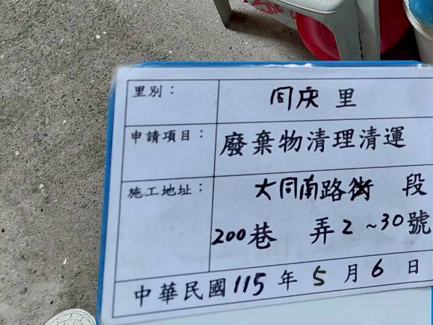
#> input picture 02_歷史程式與除錯圖片/debug_wb_crop.png, 433 x 325 px, found by its file name
$ python debug_measure_3.py
#> lines starting #> are read from the running program, lines starting #| are printed output that depends on the picture
import cv2
import numpy as np

wb_crop = cv2.imread("debug_wb_crop.png")
#> wb_crop is the input picture: shape (325, 433, 3); mean B, G, R 161, 146.6, 136.5
if wb_crop is not None:
    # Crop month "5"
    month_crop = wb_crop[270:310, 315:350]
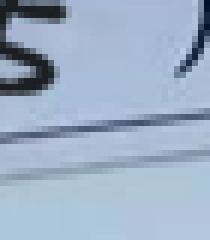
#> month_crop: shape (40, 35, 3) (shown 6 times larger); mean B, G, R 197.3, 174.8, 157.3
    cv2.imwrite("debug_month_crop_correct_2.png", month_crop)
    print("Saved debug_month_crop_correct_2.png")

$ run again, with 02_歷史程式與除錯圖片/debug_043_wb_2.png copied over 02_歷史程式與除錯圖片/debug_wb_crop.png
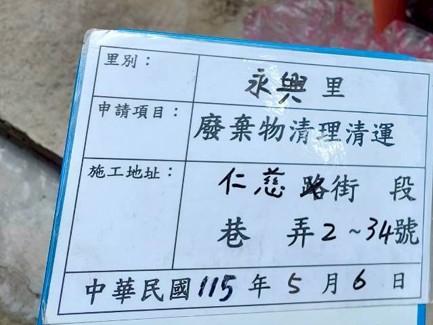
#> input picture 02_歷史程式與除錯圖片/debug_043_wb_2.png, 433 x 325 px, found by its file name
#> wb_crop is the input picture: shape (325, 433, 3); mean B, G, R 197.1, 178.1, 159.3
#> `month_crop = wb_crop[270:310, 315:350]`:
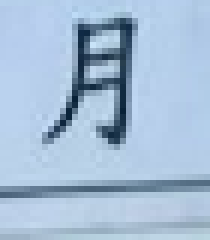
#> month_crop: shape (40, 35, 3) (shown 6 times larger); mean B, G, R 214.4, 189.4, 165.3
